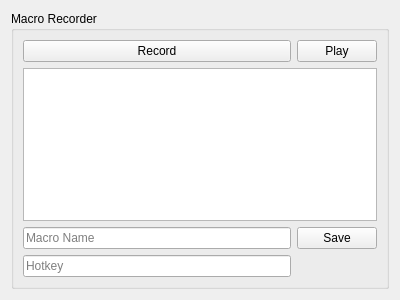
<?xml version="1.0" encoding="UTF-8"?>
<ui version="4.0">
 <class>MacroView</class>
 <widget class="QWidget" name="MacroView">
  <property name="geometry">
   <rect>
    <x>0</x>
    <y>0</y>
    <width>400</width>
    <height>300</height>
   </rect>
  </property>
  <property name="windowTitle">
   <string>Form</string>
  </property>
  <layout class="QVBoxLayout" name="verticalLayout">
   <item>
    <widget class="QGroupBox" name="groupBox">
     <property name="title">
      <string>Macro Recorder</string>
     </property>
     <layout class="QGridLayout" name="gridLayout">
      <item row="0" column="0">
       <widget class="QPushButton" name="recordButton">
        <property name="text">
         <string>Record</string>
        </property>
       </widget>
      </item>
      <item row="0" column="1">
       <widget class="QPushButton" name="playButton">
        <property name="text">
         <string>Play</string>
        </property>
       </widget>
      </item>
      <item row="1" column="0" colspan="2">
       <widget class="QListWidget" name="macroListWidget"/>
      </item>
      <item row="2" column="0">
       <widget class="QLineEdit" name="macroNameLineEdit">
        <property name="placeholderText">
         <string>Macro Name</string>
        </property>
       </widget>
      </item>
      <item row="2" column="1">
       <widget class="QPushButton" name="saveButton">
        <property name="text">
         <string>Save</string>
        </property>
       </widget>
      </item>
      <item row="3" column="0">
       <widget class="QLineEdit" name="hotkeyLineEdit">
        <property name="placeholderText">
         <string>Hotkey</string>
        </property>
       </widget>
      </item>
     </layout>
    </widget>
   </item>
  </layout>
 </widget>
 <resources/>
 <connections/>
</ui>
